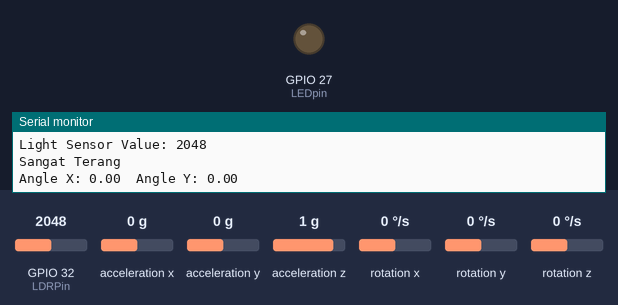
The sketch below on a simulated ESP32. Shown: output pins drawn as LEDs (lit = HIGH), the last lines printed to the serial monitor. Inputs (shaded band) come from the test bench; at power-on: GPIO 32 (LDRPin) = 2048, acceleration x 0 g, acceleration y 0 g, acceleration z 1 g, rotation x 0 °/s, rotation y 0 °/s, rotation z 0 °/s.

Above: at 4.2 s.
4.3 s: GPIO 32 (LDRPin) set to 533
7.5 s: GPIO 32 (LDRPin) set to 478
At 8.9 s:
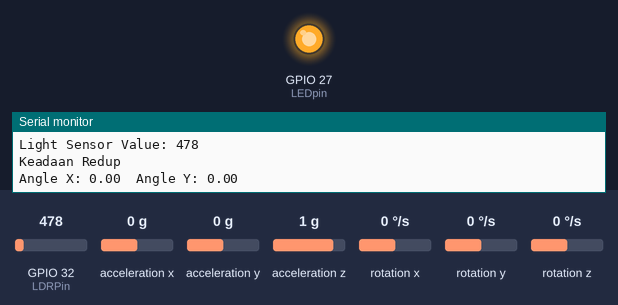
15.6 s: GPIO 32 (LDRPin) set to 540
At 16.5 s:
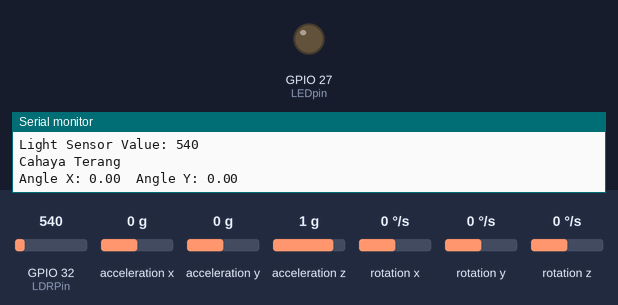
17.7 s: GPIO 32 (LDRPin) set to 460
At 18.5 s:
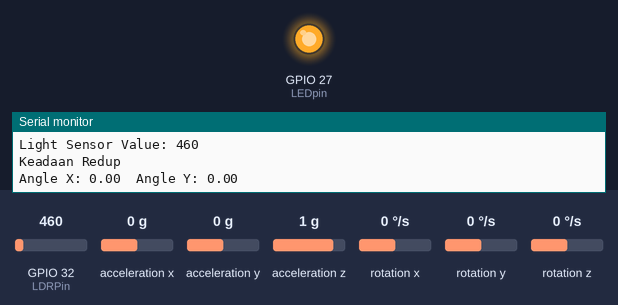
Timing chart, 0 to 20.7 s (numbered marks = the images above; inputs shaded):
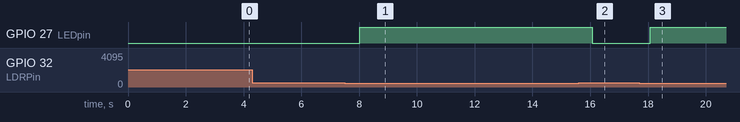

The sketch:

kegiatan1_prak.ino
```cpp
#include <Wire.h>
#include <MPU6050_tockn.h>

MPU6050 mpu6050(Wire);

const int LDRPin = 32;
const int LEDpin = 27;


void analyzeLightSensor(int lightSensorValue) {
  Serial.print("Light Sensor Value: ");
  Serial.println(lightSensorValue);

  if (lightSensorValue >= 0 && lightSensorValue <= 50) {
    Serial.println("Keadaan Gelap");
    digitalWrite(LEDpin, HIGH);
  } else if (lightSensorValue > 50 && lightSensorValue <= 500) {
    Serial.println("Keadaan Redup");
    digitalWrite(LEDpin, HIGH);
  } else if (lightSensorValue > 500 && lightSensorValue <= 2000) {
    Serial.println("Cahaya Terang");
    digitalWrite(LEDpin, LOW);
  } else {
    Serial.println("Sangat Terang");
    digitalWrite(LEDpin, LOW);
  }
}

void analyzeMPUSensor() {
  mpu6050.update();
  Serial.print("Angle X: ");
  Serial.print(mpu6050.getAngleX());
  Serial.print("\tAngle Y: ");
  Serial.println(mpu6050.getAngleY());

  if (mpu6050.getAngleX() > 10) {
    Serial.println("Sensor Miring Kiri");
  } else if (mpu6050.getAngleX() < -10) {
    Serial.println("Sensor Miring Kanan");
  } else if (mpu6050.getAngleY() > 10) {
    Serial.println("Sensor Miring Depan");
  } else if (mpu6050.getAngleY() < -10) {
    Serial.println("Sensor Miring Belakang");
  }
}

//
void setup() {
  Serial.begin(9600);
  pinMode(LDRPin, INPUT);
  pinMode(LEDpin, OUTPUT);
  Wire.begin();
  mpu6050.begin();
  mpu6050.calcGyroOffsets();
}

void loop() {
  int lightValue = analogRead(LDRPin);
  analyzeLightSensor(lightValue);
  analyzeMPUSensor();
  delay(1000);
}
```

Measured:
- the behaviour switches between 501 and 500 on GPIO 32 (LDRPin) (found by bisection; images 0 and 1)
- after the input at 7.5 s, GPIO 27 (LEDpin): LOW → HIGH after 0.53 s
- after the input at 15.6 s, GPIO 27 (LEDpin): HIGH → LOW after 0.47 s
- after the input at 17.7 s, GPIO 27 (LEDpin): LOW → HIGH after 0.38 s
